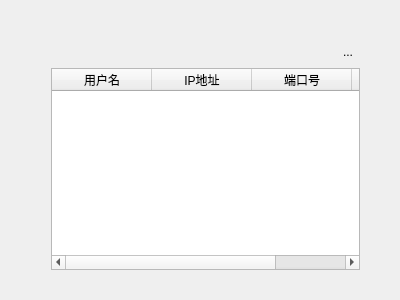
<?xml version="1.0" encoding="UTF-8"?>
<ui version="4.0">
 <class>QServer</class>
 <widget class="QWidget" name="QServer">
  <property name="geometry">
   <rect>
    <x>0</x>
    <y>0</y>
    <width>400</width>
    <height>300</height>
   </rect>
  </property>
  <property name="windowTitle">
   <string>QServer</string>
  </property>
  <widget class="QWidget" name="">
   <property name="geometry">
    <rect>
     <x>40</x>
     <y>30</y>
     <width>331</width>
     <height>251</height>
    </rect>
   </property>
   <layout class="QVBoxLayout" name="verticalLayout">
    <item>
     <layout class="QHBoxLayout" name="horizontalLayout">
      <item>
       <widget class="QLabel" name="showLabel">
        <property name="text">
         <string/>
        </property>
       </widget>
      </item>
      <item>
       <widget class="QToolButton" name="setToolButton">
        <property name="text">
         <string>...</string>
        </property>
        <property name="icon">
         <iconset resource="images.qrc">
          <normaloff>:/images/set.png</normaloff>:/images/set.png</iconset>
        </property>
        <property name="checkable">
         <bool>true</bool>
        </property>
        <property name="autoRaise">
         <bool>true</bool>
        </property>
       </widget>
      </item>
     </layout>
    </item>
    <item>
     <widget class="QTableWidget" name="userTableWidget">
      <property name="editTriggers">
       <set>QAbstractItemView::NoEditTriggers</set>
      </property>
      <attribute name="horizontalHeaderVisible">
       <bool>true</bool>
      </attribute>
      <attribute name="horizontalHeaderCascadingSectionResizes">
       <bool>true</bool>
      </attribute>
      <attribute name="horizontalHeaderDefaultSectionSize">
       <number>100</number>
      </attribute>
      <attribute name="verticalHeaderVisible">
       <bool>false</bool>
      </attribute>
      <column>
       <property name="text">
        <string>用户名</string>
       </property>
       <property name="textAlignment">
        <set>AlignCenter</set>
       </property>
      </column>
      <column>
       <property name="text">
        <string>IP地址</string>
       </property>
       <property name="textAlignment">
        <set>AlignCenter</set>
       </property>
      </column>
      <column>
       <property name="text">
        <string>端口号</string>
       </property>
       <property name="textAlignment">
        <set>AlignCenter</set>
       </property>
      </column>
      <column>
       <property name="text">
        <string>状态</string>
       </property>
       <property name="textAlignment">
        <set>AlignCenter</set>
       </property>
      </column>
     </widget>
    </item>
   </layout>
  </widget>
 </widget>
 <layoutdefault spacing="6" margin="11"/>
 <resources>
  <include location="images.qrc"/>
 </resources>
 <connections/>
</ui>
